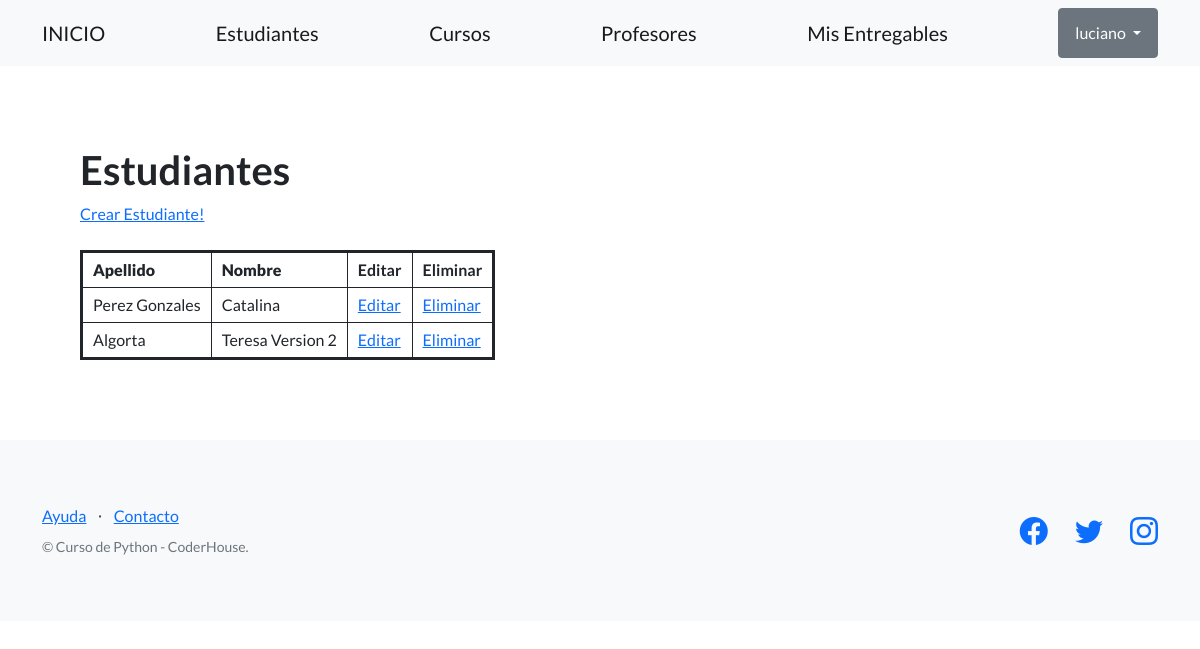
The app's page /plataforma-coder/estudiantes/ (signed in) with its own data.
### AppCoder/models.py (models this page shows, shortened)
class Estudiante(models.Model):
    nombre = models.CharField(max_length=128)
    apellido = models.CharField(max_length=128)
    email = models.EmailField()

### AppCoder/views.py (the view)
# urls.py: path('estudiantes/', views.EstudianteListView.as_view(), name="estudiantes"),
class EstudianteListView(LoginRequiredMixin, ListView):
    model = Estudiante
    template_name = 'AppCoder/estudiantes.html'

### AppCoder/templates/AppCoder/estudiantes.html (shortened to what this page needs)
{% extends "AppCoder/plantilla_base.html" %}
{% block contenido_base %}
<h1>Estudiantes</h1>
<a href="{% url 'crear_estudiante' %}">Crear Estudiante!</a>
<br><br>
<table class="coder-table">
  <tbody>
    <tr>
      <th>
        <strong>Apellido</strong>
      </th>
      <th>
        <strong>Nombre</strong>
      </th>
      <th>Editar</th>
      <th>Eliminar</th>
    </tr>
    {% for estudiante in object_list %}
    <tr>
      <td>{{estudiante.apellido}}</td>
      <td>{{estudiante.nombre}}</td>
      <td><a href="{% url 'editar_estudiante' estudiante.id %}">Editar</a></td>
      <td><a href="{% url 'eliminar_estudiante' estudiante.id %}">Eliminar</a></td>
    </tr>
    {% endfor %}
  </tbody>
</table>
{% endblock contenido_base %}

### AppCoder/templates/AppCoder/plantilla_base.html (shortened to what this page needs)
{% load static %}
<!DOCTYPE html>
<html lang="en">
    <head>
        <link href="https://cdn.jsdelivr.net/npm/bootstrap-icons@1.5.0/font/bootstrap-icons.css" rel="stylesheet" type="text/css" />
        <link href="{% static 'AppCoder/css/styles.css' %}" rel="stylesheet" />
    </head>
    <body>
        <nav class="navbar navbar-light bg-light static-top">
            <div class="container">
                <a class="navbar-brand" href="{% url 'inicio' %}">INICIO</a>
                <a class="navbar-brand" href="{% url 'estudiantes' %}">Estudiantes</a>
                <a class="navbar-brand" href="{% url 'cursos' %}">Cursos</a>
                <a class="navbar-brand" href="{% url 'profesores' %}">Profesores</a>
                <a class="navbar-brand" href="{% url 'entregables' %}">Mis Entregables</a>
                {% if user.is_authenticated %}
                <div class="dropdown">
                    <button class="btn btn-secondary dropdown-toggle" type="button" id="dropdownMenuButton1" data-bs-toggle="dropdown" aria-expanded="false">
                      {{ user.username }}
                    </button>
                  </div>
                {% else %}
                <a class="btn btn-primary" href="{% url 'register' %}">REGISTRARSE</a>
                {% endif %}
            </div>
        </nav>
        <section style="padding:80px;">
            {% block contenido_base %}
            {% endblock contenido_base %}
        </section>
        <footer class="footer bg-light">
            <div class="container">
                <div class="row">
                    <div class="col-lg-6 h-100 text-center text-lg-start my-auto">
                        <ul class="list-inline mb-2">
                            <li class="list-inline-item"><a href="#!">Ayuda</a></li>
                            <li class="list-inline-item">⋅</li>
                            <li class="list-inline-item"><a href="#!">Contacto</a></li>
                        </ul>
                        <p class="text-muted small mb-4 mb-lg-0">&copy; Curso de Python - CoderHouse.</p>
                    </div>
                    <div class="col-lg-6 h-100 text-center text-lg-end my-auto">
                        <ul class="list-inline mb-0">
                            <li class="list-inline-item me-4">
                                <a href="#!"><i class="bi-facebook fs-3"></i></a>
                            </li>
                            <li class="list-inline-item me-4">
                                <a href="#!"><i class="bi-twitter fs-3"></i></a>
                            </li>
                            <li class="list-inline-item">
                                <a href="https://www.instagram.com/espndeportes/?hl=es"><i class="bi-instagram fs-3"></i></a>
                            </li>
                        </ul>
                    </div>
                </div>
            </div>
        </footer>
    </body>
</html>

### AppCoder/templates/AppCoder/estudiantes.html (style rules this page uses)
table.coder-table { border:3px solid; }
th, td { border:1px solid; padding:5px 10px; }

### records on screen
Estudiante: apellido "Perez Gonzales", nombre "Catalina"
Estudiante: apellido "Algorta", nombre "Teresa Version 2"

### other values on screen
{{ user.username }} "luciano"
